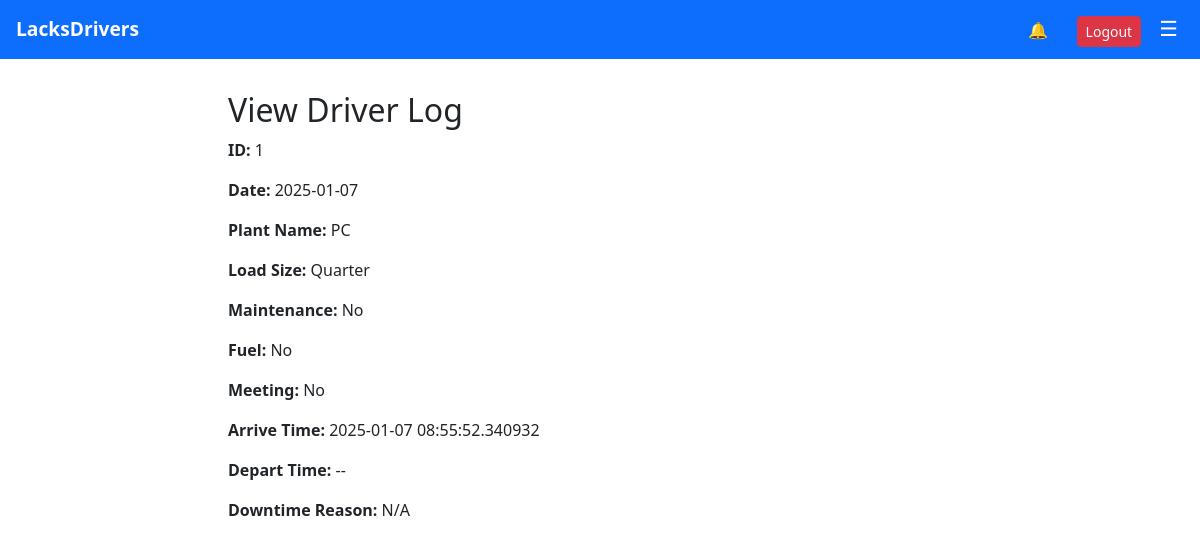
The page /view_driver_log/1 (signed in) on the database as committed earlier.
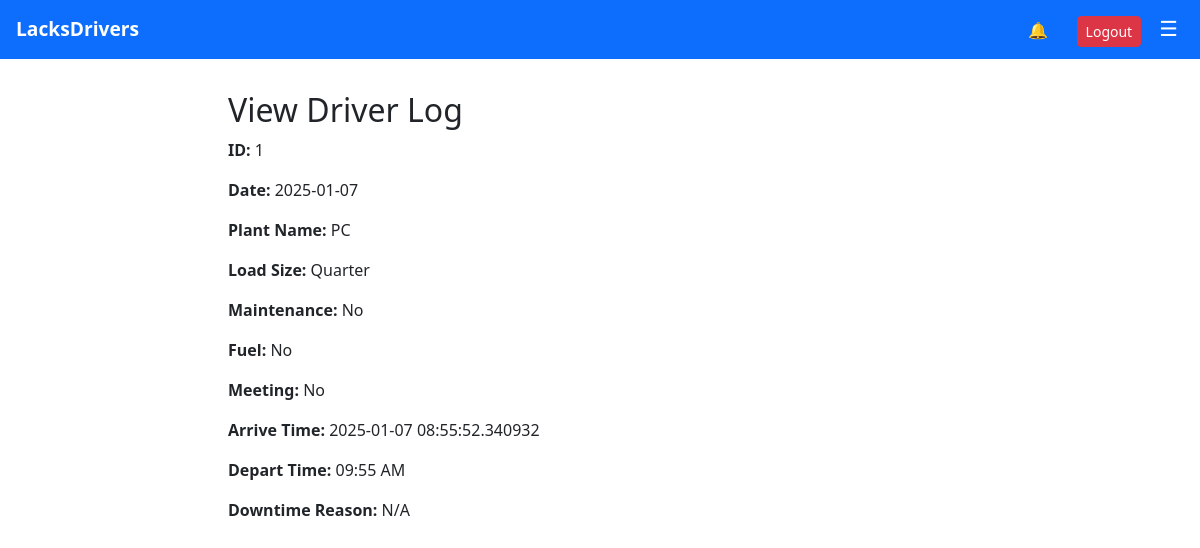
The same page on the database as committed later.
### lacksdrivers.py (models this page shows)
class DriverLog(db.Model):
    __tablename__ = "driver_log"
    id = db.Column(db.Integer, primary_key=True)
    driver_id = db.Column(db.Integer, db.ForeignKey("user.id"), nullable=False)
    driver = db.relationship("User", backref="driver_logs", lazy="joined")
    date = db.Column(db.Date, default=date.today)
    arrive_time = db.Column(db.String(20))   # storing 12-hr string
    depart_time = db.Column(db.String(20))   # storing 12-hr string
    downtime_reason = db.Column(db.String(200), nullable=True)
    load_size = db.Column(db.String(10), nullable=False)
    plant_name = db.Column(db.String(20), nullable=False)
    maintenance = db.Column(db.Boolean, default=False)
    fuel = db.Column(db.Boolean, default=False)
    meeting = db.Column(db.Boolean, default=False)
    created_at = db.Column(db.DateTime, default=datetime.utcnow)
    updated_at = db.Column(db.DateTime, onupdate=datetime.utcnow)

### lacksdrivers.py (the view)
@app.route("/view_driver_log/<int:log_id>")
@login_required
def view_driver_log(log_id):
    single_log = DriverLog.query.get_or_404(log_id)
    if current_user.role == "driver" and single_log.driver_id != current_user.id:
        flash("Not authorized.", "danger")
        return redirect(url_for("driver_logs"))
    return render_template("view_driver_log.html", log=single_log)

### lacksdrivers.py (called while the page is built)
@login_manager.user_loader
def load_user(user_id):
    return User.query.get(int(user_id))

### templates/view_driver_log.html
{% extends "base.html" %}
{% block content %}
<div class="container">
  <h2 class="mt-3">View Driver Log</h2>
  <p><strong>ID:</strong> {{ log.id }}</p>
  <p><strong>Date:</strong> {{ log.date }}</p>
  <p><strong>Plant Name:</strong> {{ log.plant_name }}</p>
  <p><strong>Load Size:</strong> {{ log.load_size }}</p>
  <p><strong>Maintenance:</strong> {{ "Yes" if log.maintenance else "No" }}</p>
  <p><strong>Fuel:</strong> {{ "Yes" if log.fuel else "No" }}</p>
  <p><strong>Meeting:</strong> {{ "Yes" if log.meeting else "No" }}</p>
  <p><strong>Arrive Time:</strong>
    {% if log.arrive_time %}
      {{ log.arrive_time }}
    {% else %}
      --
    {% endif %}
  </p>
  <p><strong>Depart Time:</strong>
    {% if log.depart_time %}
      {{ log.depart_time }}
    {% else %}
      --
    {% endif %}
  </p>
  <p><strong>Downtime Reason:</strong> {{ log.downtime_reason or "N/A" }}</p>
</div>
{% endblock %}

Rows that differ between the two databases and show on the page:
changed DriverLog "PC": depart_time (not shown) → "09:55 AM"
